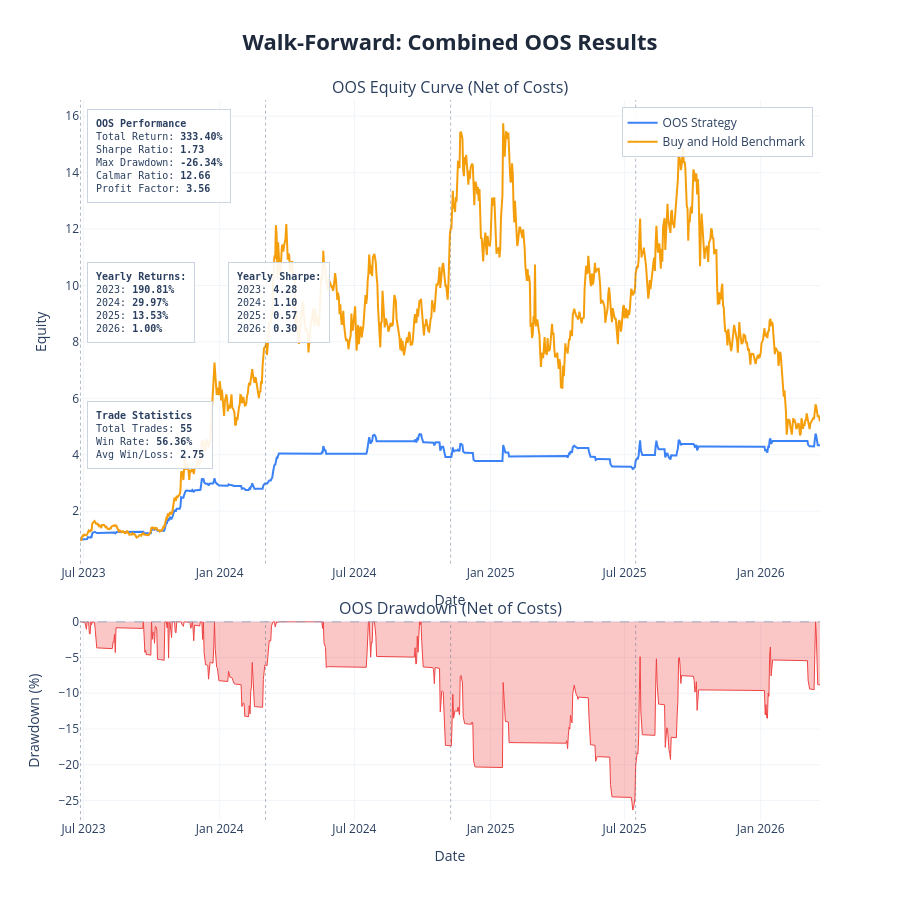

The code cell stored with this chart in its notebook:
### Markdown cell above
---
## Results Charts and Cost Stress Test

| Parameter | Description | Default |
|---|---|---|
| `show_fold_perf` | IS vs OOS bars for return, Sharpe, drawdown per fold | `False` |
| `show_param_evol` | Parameter evolution across folds with ±1 std bands | `False` |
| `show_oos_equity` | Combined OOS equity curve + drawdown with fold boundaries | `True` |
| `show_trades` | Overlay entry/exit markers on OOS equity chart | `False` |
| `benchmark_data` | DataFrame with `Close` column for buy & hold comparison | `None` |
| `save_html_dir` | Directory path to save charts as HTML files, or `None` | `None` |

**Cost Stress Test:** re-run the combined OOS backtest at 1×, 1.5×, 2×, 3× the base cost. Fragile strategies collapse; robust ones degrade gradually.

### Code cell
plot_walk_forward_results(
    results          = results,
    param_defs       = PARAM_DEFS,
    fixed_params     = FIXED_PARAMS,
    benchmark_data   = df,
    show             = True,
    save_html_dir    = None,
    show_fold_perf   = False,   # IS vs OOS bars by fold
    show_param_evol  = False,   # parameter evolution across folds
    show_oos_equity  = True,   # combined OOS equity curve
    show_trades      = False,  # trade markers on OOS equity chart
)

# ── transaction cost stress test ──────────────────────────────────────────

if results['oos_combined_df'] is not None:
    cost_df = cost_stress_test(
        oos_combined_df  = results['oos_combined_df'],
        cost_multipliers = (1.0, 1.5, 2.0, 3.0),
        base_cost        = COST,
    )
else:
    print('No combined OOS dataframe — skip cost stress test')

### Figure 1 — Plotly figure (JSON) as saved in the notebook; plotly's stock layout.template omitted (floating-point values rounded to 4 significant figures; data arrays with more than 128 entries replaced by an {"elided": "..."} marker saying what was removed)
{"data": [{"hovertemplate": "<b>OOS Strategy</b><br>Date: %{x}<br>Equity: %{y:.4f}<extra></extra>", "line": {"color": "#3b82f6", "width": 2}, "mode": "lines", "name": "OOS Strategy", "type": "scatter", "x": {"elided": "1000 str values"}, "xaxis": "x", "y": {"elided": "1000 float values"}, "yaxis": "y"}, {"hovertemplate": "<b>Buy and Hold Benchmark</b><br>Date: %{x}<br>Equity: %{y:.4f}<extra></extra>", "line": {"color": "#f59e0b", "width": 2}, "mode": "lines", "name": "Buy and Hold Benchmark", "type": "scatter", "x": {"elided": "1000 str values"}, "xaxis": "x", "y": {"elided": "1000 float values"}, "yaxis": "y"}, {"fill": "tozeroy", "fillcolor": "rgba(239, 68, 68, 0.3)", "hovertemplate": "<b>Drawdown</b><br>Date: %{x}<br>%{y:.2f}%<extra></extra>", "line": {"color": "#ef4444", "width": 1}, "mode": "lines", "name": "Drawdown", "showlegend": false, "type": "scatter", "x": {"elided": "1000 str values"}, "xaxis": "x2", "y": {"elided": "1000 float values"}, "yaxis": "y2"}], "layout": {"annotations": [{"font": {"size": 16}, "showarrow": false, "text": "OOS Equity Curve (Net of Costs)", "x": 0.5, "xanchor": "center", "xref": "paper", "y": 1, "yanchor": "bottom", "yref": "paper"}, {"font": {"size": 16}, "showarrow": false, "text": "OOS Drawdown (Net of Costs)", "x": 0.5, "xanchor": "center", "xref": "paper", "y": 0.276, "yanchor": "bottom", "yref": "paper"}, {"align": "left", "bgcolor": "rgba(255, 255, 255, 0.9)", "bordercolor": "#cbd5e1", "borderpad": 8, "borderwidth": 1, "font": {"family": "monospace", "size": 10}, "showarrow": false, "text": "<b>OOS Performance</b><br>Total Return: <b>333.40%</b><br>Sharpe Ratio: <b>1.73</b><br>Max Drawdown: <b>-26.34%</b><br>Calmar Ratio: <b>12.66</b><br>Profit Factor: <b>3.56</b>", "x": 0.01, "xanchor": "left", "xref": "x domain", "y": 0.98, "yanchor": "top", "yref": "y domain"}, {"align": "left", "bgcolor": "rgba(255, 255, 255, 0.9)", "bordercolor": "#cbd5e1", "borderpad": 8, "borderwidth": 1, "font": {"family": "monospace", "size": 10}, "showarrow": false, "text": "<b>Yearly Returns:</b><br>2023: <b>190.81%</b><br>2024: <b>29.97%</b><br>2025: <b>13.53%</b><br>2026: <b>1.00%</b><br>", "x": 0.01, "xanchor": "left", "xref": "x domain", "y": 0.65, "yanchor": "top", "yref": "y domain"}, {"align": "left", "bgcolor": "rgba(255, 255, 255, 0.9)", "bordercolor": "#cbd5e1", "borderpad": 8, "borderwidth": 1, "font": {"family": "monospace", "size": 10}, "showarrow": false, "text": "<b>Yearly Sharpe:</b><br>2023: <b>4.28</b><br>2024: <b>1.10</b><br>2025: <b>0.57</b><br>2026: <b>0.30</b><br>", "x": 0.2, "xanchor": "left", "xref": "x domain", "y": 0.65, "yanchor": "top", "yref": "y domain"}, {"align": "left", "bgcolor": "rgba(255, 255, 255, 0.9)", "bordercolor": "#cbd5e1", "borderpad": 8, "borderwidth": 1, "font": {"family": "monospace", "size": 10}, "showarrow": false, "text": "<b>Trade Statistics</b><br>Total Trades: <b>55</b><br>Win Rate: <b>56.36%</b><br>Avg Win/Loss: <b>2.75</b>", "x": 0.01, "xanchor": "left", "xref": "x domain", "y": 0.35, "yanchor": "top", "yref": "y domain"}], "height": 900, "hovermode": "x unified", "legend": {"bgcolor": "rgba(255, 255, 255, 0.9)", "bordercolor": "#cbd5e1", "borderwidth": 1, "x": 0.99, "xanchor": "right", "y": 0.99, "yanchor": "top"}, "shapes": [{"line": {"color": "#94a3b8", "dash": "dash", "width": 1}, "type": "line", "x0": 0, "x1": 1, "xref": "x2 domain", "y0": 0, "y1": 0, "yref": "y2"}, {"line": {"color": "rgba(100,116,139,0.5)", "dash": "dot", "width": 1}, "type": "line", "x0": "2023-06-27 00:00:00", "x1": "2023-06-27 00:00:00", "xref": "x", "y0": 0, "y1": 1, "yref": "y domain"}, {"line": {"color": "rgba(100,116,139,0.5)", "dash": "dot", "width": 1}, "type": "line", "x0": "2023-06-27 00:00:00", "x1": "2023-06-27 00:00:00", "xref": "x2", "y0": 0, "y1": 1, "yref": "y2 domain"}, {"line": {"color": "rgba(100,116,139,0.5)", "dash": "dot", "width": 1}, "type": "line", "x0": "2024-03-03 00:00:00", "x1": "2024-03-03 00:00:00", "xref": "x", "y0": 0, "y1": 1, "yref": "y domain"}, {"line": {"color": "rgba(100,116,139,0.5)", "dash": "dot", "width": 1}, "type": "line", "x0": "2024-03-03 00:00:00", "x1": "2024-03-03 00:00:00", "xref": "x2", "y0": 0, "y1": 1, "yref": "y2 domain"}, {"line": {"color": "rgba(100,116,139,0.5)", "dash": "dot", "width": 1}, "type": "line", "x0": "2024-11-08 00:00:00", "x1": "2024-11-08 00:00:00", "xref": "x", "y0": 0, "y1": 1, "yref": "y domain"}, {"line": {"color": "rgba(100,116,139,0.5)", "dash": "dot", "width": 1}, "type": "line", "x0": "2024-11-08 00:00:00", "x1": "2024-11-08 00:00:00", "xref": "x2", "y0": 0, "y1": 1, "yref": "y2 domain"}, {"line": {"color": "rgba(100,116,139,0.5)", "dash": "dot", "width": 1}, "type": "line", "x0": "2025-07-16 00:00:00", "x1": "2025-07-16 00:00:00", "xref": "x", "y0": 0, "y1": 1, "yref": "y domain"}, {"line": {"color": "rgba(100,116,139,0.5)", "dash": "dot", "width": 1}, "type": "line", "x0": "2025-07-16 00:00:00", "x1": "2025-07-16 00:00:00", "xref": "x2", "y0": 0, "y1": 1, "yref": "y2 domain"}], "showlegend": true, "title": {"font": {"color": "#1E293B", "size": 22}, "text": "<b>Walk-Forward: Combined OOS Results</b>", "x": 0.5, "xanchor": "center"}, "xaxis": {"anchor": "y", "domain": [0, 1], "gridcolor": "#f1f5f9", "gridwidth": 1, "showgrid": true, "title": {"text": "Date"}}, "xaxis2": {"anchor": "y2", "domain": [0, 1], "gridcolor": "#f1f5f9", "gridwidth": 1, "showgrid": true, "title": {"text": "Date"}}, "yaxis": {"anchor": "x", "domain": [0.356, 1], "gridcolor": "#f1f5f9", "gridwidth": 1, "showgrid": true, "title": {"text": "Equity"}}, "yaxis2": {"anchor": "x2", "domain": [0, 0.276], "gridcolor": "#f1f5f9", "gridwidth": 1, "showgrid": true, "title": {"text": "Drawdown (%)"}}}}
